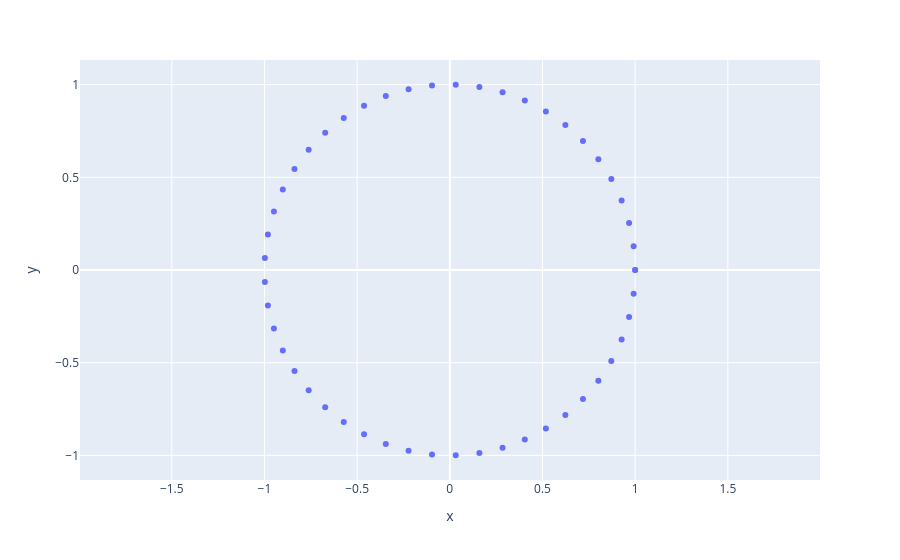

The notebook cell this image was saved under:
### Code cell
import plotly.express as px
import numpy as np
t = np.linspace(0, 2*np.pi)
x = np.cos(t)
y = np.sin(t)

fig = px.scatter(x=x, y=y)
fig.layout.yaxis.scaleanchor="x"
fig.show()

### Figure 1 — Plotly figure (JSON) as saved in the notebook; plotly's stock layout.template omitted (floating-point values rounded to 4 significant figures)
{"data": [{"hovertemplate": "x=%{x}<br>y=%{y}<extra></extra>", "legendgroup": "", "marker": {"color": "#636efa", "symbol": "circle"}, "mode": "markers", "name": "", "orientation": "v", "showlegend": false, "type": "scatter", "x": [1, 0.9918, 0.9673, 0.9269, 0.8713, 0.8014, 0.7183, 0.6235, 0.5184, 0.4048, 0.2845, 0.1596, 0.03205, -0.09602, -0.2225, -0.3454, -0.4625, -0.5721, -0.6723, -0.7614, -0.8381, -0.901, -0.9491, -0.9816, -0.9979, -0.9979, -0.9816, -0.9491, -0.901, -0.8381, -0.7614, -0.6723, -0.5721, -0.4625, -0.3454, -0.2225, -0.09602, 0.03205, 0.1596, 0.2845, 0.4048, 0.5184, 0.6235, 0.7183, 0.8014, 0.8713, 0.9269, 0.9673, 0.9918, 1], "xaxis": "x", "y": [0, 0.1279, 0.2537, 0.3753, 0.4907, 0.5981, 0.6957, 0.7818, 0.8551, 0.9144, 0.9587, 0.9872, 0.9995, 0.9954, 0.9749, 0.9385, 0.8866, 0.8202, 0.7403, 0.6482, 0.5455, 0.4339, 0.3151, 0.1912, 0.06407, -0.06407, -0.1912, -0.3151, -0.4339, -0.5455, -0.6482, -0.7403, -0.8202, -0.8866, -0.9385, -0.9749, -0.9954, -0.9995, -0.9872, -0.9587, -0.9144, -0.8551, -0.7818, -0.6957, -0.5981, -0.4907, -0.3753, -0.2537, -0.1279, -2.449e-16], "yaxis": "y"}], "layout": {"autosize": true, "legend": {"tracegroupgap": 0}, "margin": {"t": 60}, "xaxis": {"anchor": "y", "autorange": true, "domain": [0, 1], "range": [-6.967, 6.969], "title": {"text": "x"}, "type": "linear"}, "yaxis": {"anchor": "x", "autorange": true, "domain": [0, 1], "range": [-1.154, 1.154], "scaleanchor": "x", "title": {"text": "y"}, "type": "linear"}}}
